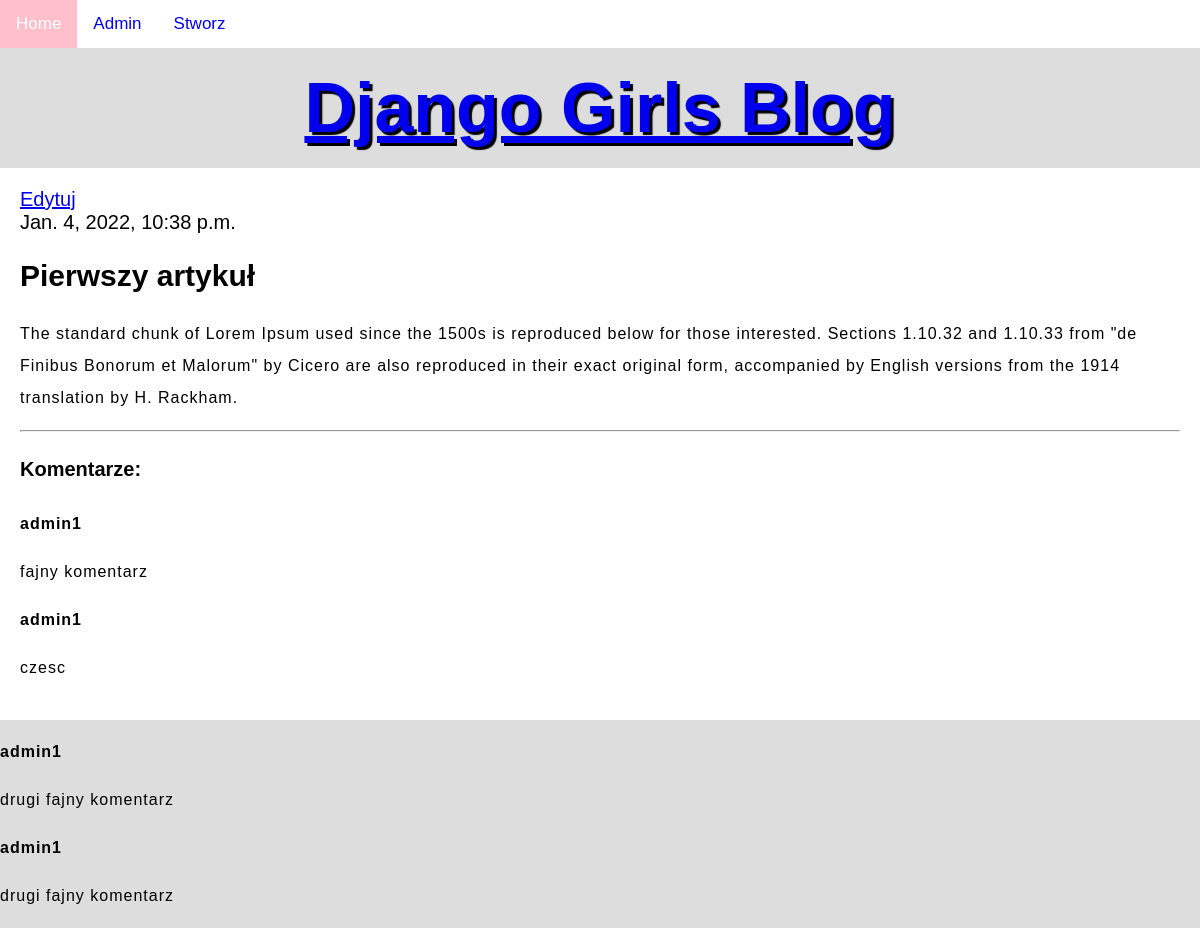
The app's page /post/1/ with its own data.
### blog/models.py (models this page shows, shortened)
class Post(models.Model):
    author = models.ForeignKey('auth.User', on_delete=models.CASCADE)
    title = models.CharField(max_length=200)
    text = models.TextField()
    created_date = models.DateTimeField(
            default=timezone.now)
    published_date = models.DateTimeField(
            blank=True, null=True)

class Comment(models.Model):
    text = models.TextField()
    created_date = models.DateTimeField(default=timezone.now)
    author = models.ForeignKey('auth.User',on_delete=models.CASCADE)
    post = models.ForeignKey(Post,on_delete=models.CASCADE)

### blog/views.py (the view)
# urls.py: path('post/<int:pk>/', views.post_detail, name='post_detail'),
def post_detail(request, pk):
    post = get_object_or_404(Post, pk=pk)
    comments = Comment.objects.filter(post_id = pk)
    return render(request, 'blog/post_detail.html', {'post': post, 'comments':comments})

### blog/templates/blog/post_detail.html (shortened to what this page needs)
{% extends 'blog/base.html' %}
{% block content %}
    <a href="{% url 'post_edit' pk=post.pk %}">Edytuj</a>
    <div class="post">
        {% if post.published_date %}
            <div class="date">
                {{ post.published_date }}
            </div>
        {% endif %}
        <h2>{{ post.title }}</h2>
        <p>{{ post.text|linebreaksbr }}</p>
    </div>
    <div>
    <hr/>
    <h4>Komentarze:</h4>
    {% for comment in comments%}
        <p> <strong>{{comment.author}} </strong></p>
        <p>{{comment.text}}</p>
    </div>
    {% endfor %}
{% endblock %}

### blog/static/css/blog.css (style rules this page uses)
* { box-sizing: border-box; }
html { font-size: 20px; font-family: placeholder; }
p { color: black; }
p, li { font-size: 16px; line-height: 2; letter-spacing: 1px; }
html { background-color: #ddd; }

### blog/static/css/style.css (style rules this page uses)
body { margin: 0; font-family: Arial, Helvetica, sans-serif; color:black }

### records on screen
Post: published_date "Jan. 4, 2022, 10:38 p.m.", title "Pierwszy artykuł", text "The standard chunk of Lorem Ipsum used since the 1500s is reproduced below for those interested. Sections 1.10.32 and 1.10.33 from \"de Finibus Bonorum et Malorum\" by Cicero are also reproduced in their exact original form, accompanied by English versions from the 1914 translation by H. Rackham."
Comment: author "admin1", text "fajny komentarz"
Comment: author "admin1", text "czesc"
Comment: author "admin1", text "drugi fajny komentarz"
Comment: author "admin1", text "drugi fajny komentarz"
